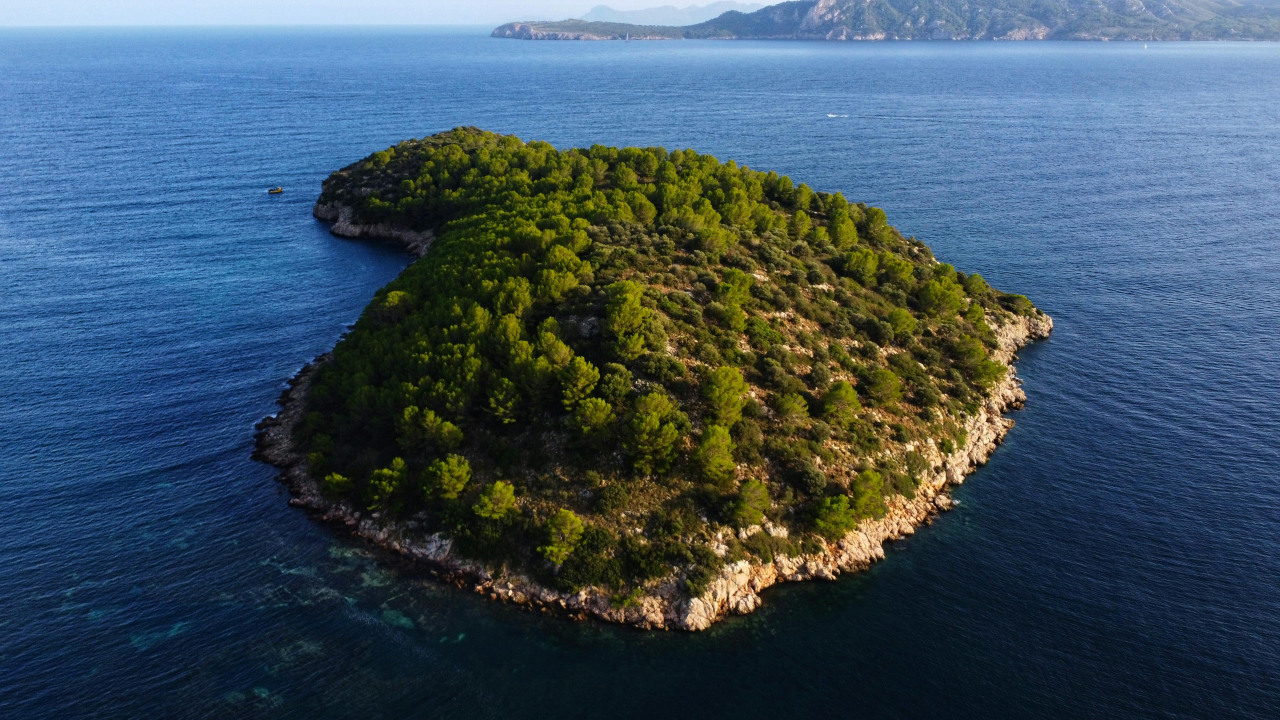
#> input picture checkpoint1/source.jpg, 3840 x 2160 px (shown at 1/3 size); the run also reads 1 picture not shown here
$ python adi_ghost_analysis.py
#> lines starting #> are read from the running program, lines starting #| are printed output that depends on the picture
import numpy as np
from PIL import Image

# 1. Load the two versions
original = Image.open("source.jpg").convert('RGB').resize((3840, 2160))
#> original is the input picture: PIL image 3840x2160 RGB; mean R, G, B 61.8, 82.1, 97
reconstructed = Image.open("adi_reconstructed.jpg").convert('RGB')

# 2. Convert to Arrays
orig_arr = np.asarray(original).astype(np.int16)
recon_arr = np.asarray(reconstructed).astype(np.int16)

# 3. Calculate the "Ghost" (The Residuals)
# We subtract the alphabet version from the original
ghost = orig_arr - recon_arr
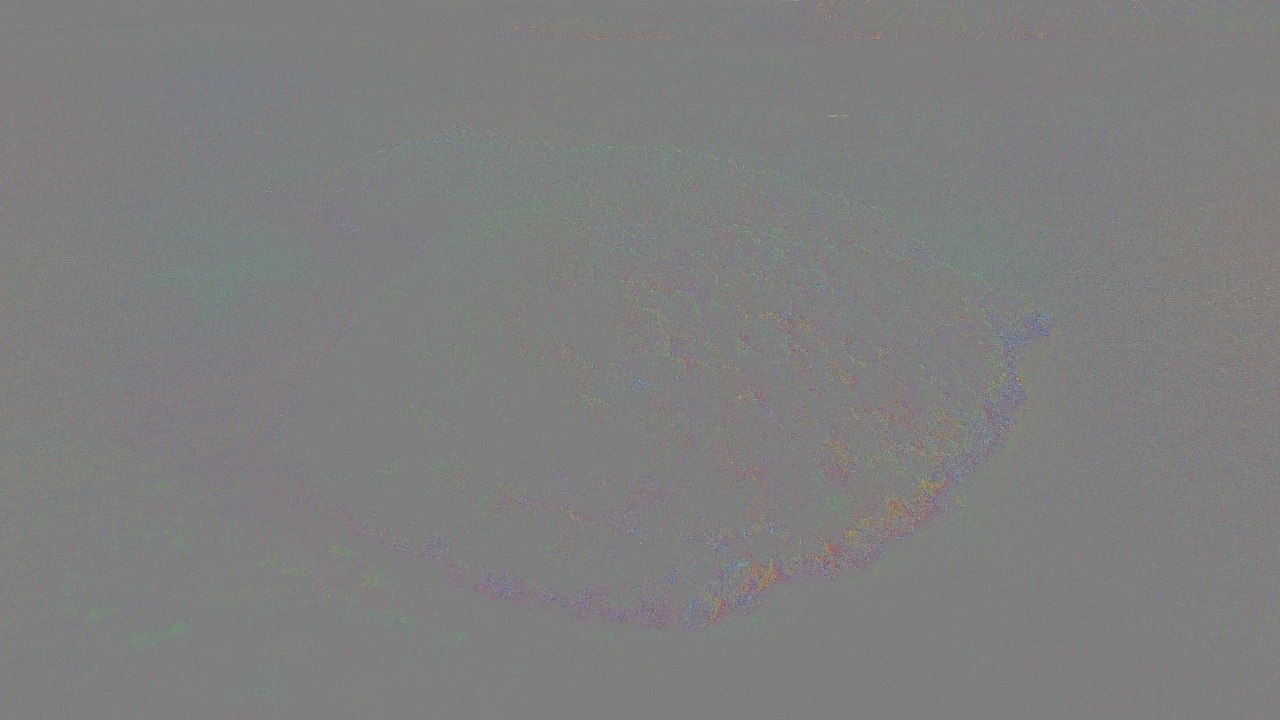
#> ghost: shape (2160, 3840, 3) int16 (shown at 1/3 size); mean R, G, B 0.4, 0.6, 0.4; drawn with min black and max white

# 4. Normalize the Ghost for visibility
# We add 128 so 'zero difference' looks grey, not black
visible_ghost = np.clip(ghost + 128, 0, 255).astype(np.uint8)

# 5. Save the Ghost
Image.fromarray(visible_ghost).save("adi_ghost_detail.png")

print("--- GHOST ANALYSIS COMPLETE ---")
print("Open 'adi_ghost_detail.png'. Everything you see there is what the 'i' token needs to carry.")
